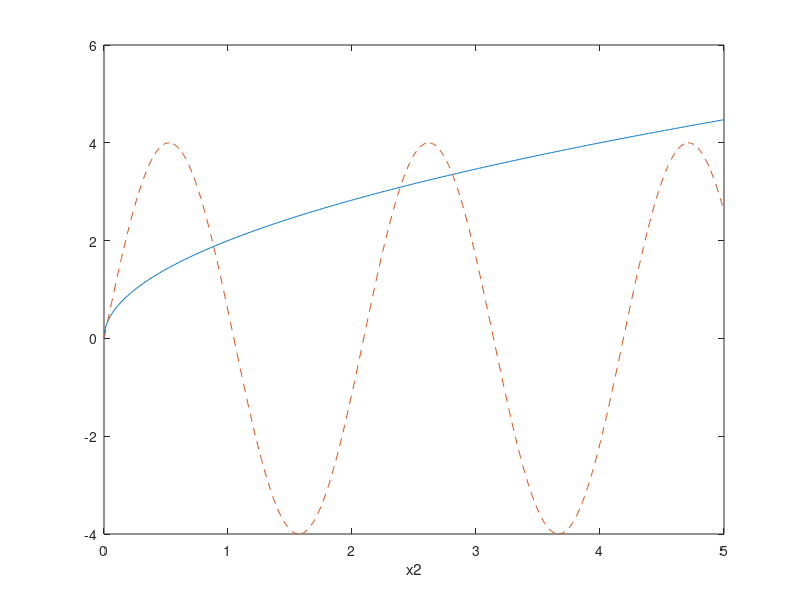

This figure's MATLAB source: (Note: this script raises an error after producing the figure.)
clc
a = 6*(10/13) + 18/(5*7) + 5*(9^2);
6*(35^(1/4)) + 14^0.35;

%% 
%finding the radius of a circular cylinder whose volume is 20% greater of
%another cylinder of the same height
clc
r = 8;
h = 15;
V = pi*r^2*h;
V = V + 0.2*V;
r = sqrt(V/(pi*h));
r
%% 
clc
x=-5+9i;
y=6-2i;
x+y;
x*y;
x/y;

u=0:0.1:1.0;
w=5*sin(u);
m=length(w);
%% polynomial roots
%polynomials can be described in matlab as as arrat whose elements are the
%polynomial coefficients starting with the coefficient of the highest power
%of x> the roots of a polynomial f(x) are the values such that f(x)=0 and
%can be found with the roots(a) function

%find the roots of x^3-7x^2+40x-34=0
clc
p1=[1 -7 40 -34];
roots(p1); 
roots([1 -7 40 -34]);

%find the roots of 290-11x+6x^2+x^3
%first we need to rearrange the polynomial to x^3+6x^2-11x+290
p2=[1 6 -11 290];
roots(p2)
%% 
clc
m1=cos(0):0.02:log10(100);
length(m1);
m1(25);

sin(90);
sind(90);
%% PLOTTING WITH MATLAB
clc
x1=0:.01:7;
y1=3*cos(2*x1);

plot(x1, y1), xlabel('x1'), ylabel('y1')
title('Graph of y=3cos(2x)')
%% OVERLAY PLOTS
clc
x2=0:0.01:5;
y2=2*sqrt(x2);
z2=4*sin(3*x2);
plot(x2, y2, x2, z2, '--');
xlabel('x2'), gtext('y2'), gtext('z2');
%% CREATING LINE PLOT FROM MATRIX
clc
y3=magic(4);
plot(y3);
%% SPECIFY LINE STYLE
x4=0:pi/100:2*pi;
y4=sin(x4);
y5=sin(x4-0.25);
y6=sin(x4-0.5);

figure
plot(x4, y4, x4, y5, '--', x4, y6, ':');
%% SPECIFY LINE STYLE, COLOR AND MARKER
clc
x5=0:pi/10:2*pi;
y7=sin(x5);
y8=sin(x5-0.25);
y9=sin(x5-0.5);


%plot(x5, y7, 'g')  %Green normal line with no markers
%plot(x5, y8, 'b--o') %a blue dashed line with circle markers
%plot(x5, y9, 'c*')  %cyyan stars 

plot(x5,y7,'g',x5,y8,'b--o', x5,y9,'c*')
xlabel('x5'), gtext('y7'), gtext('y8'), gtext('y9')

%% DISPLAY MARKERS AT SPECIFIC DATA POINTS
%create a line plot and display markers at every fifth data point by
%specifying a marker symbol and setting the MarkerIndices property as a
%name-value pair
clc
x6=linspace(0,10,200); %creates a vector with 100 points linearly spaced from 0 to 6
y10=sin(x6);
plot(x6,y10, '-o', 'MarkerIndices',1:55:length(y10)) 
%-o specifies that the plot should use a line with circle markers
%MarkerIndices 1:5:length(y10) specifies that the markesr should be placed
%every 55 indices along the length of y10 starting from the fisrt index.
%This places markers at approximately every 55th point in the plot
%% SPECIFY LINE WIDTH, MARKER SIZE AND MARKER COLOR
clc
x11=-pi:pi/10:pi;
y11=tan(sin(x11))-sin(tan(x11));
plot(x11,y11,'--gs', ...   %dashed green line with square markers
    'LineWidth',2, ...    %set the width of the line to 2 points
    'MarkerSize', 10, ...  %sets the size of the marker to 10 points
    'MarkerEdgeColor','b', ...  %sets the colors of the edge of the markers to blue
    'MarkerFaceColor',[0.5,0.5,0.5])%sets the color of the inside of the markers to gray
%% plot the function s=2sin(3t+2)+sqrt(5t+1) over the interval 0 to 5.Put a title on the plot and label the axis
%s represents speed in feet per second
%t represents time in seconds


clc
t=0:5;
s=2*sin((3*t)+2) + sqrt((5*t)+1);
plot(t, s, ':m', 'LineWidth',2)
xlabel('Time in seconds'), ylabel('Speed in feet per second')
title('Graph of s=2sin(3t+2)+sqrt(5t+1)')
%% plot the functions y12=4*sqrt(6*x12+1) and z12=5*exp(0.3*x12)-2*x12 over the inter 0 to 1.5

clc
x12=0:.09:1.5;
y12=4*sqrt(6*x12+1);
z12=5*exp(0.3*x12)-2*x12;
plot(x12, y12, x12, z12)
grid on
xlabel('Distance in meters'), ylabel('Force in Newtons')
gtext('y12'), gtext('z12')

%% SUBPLOTS

